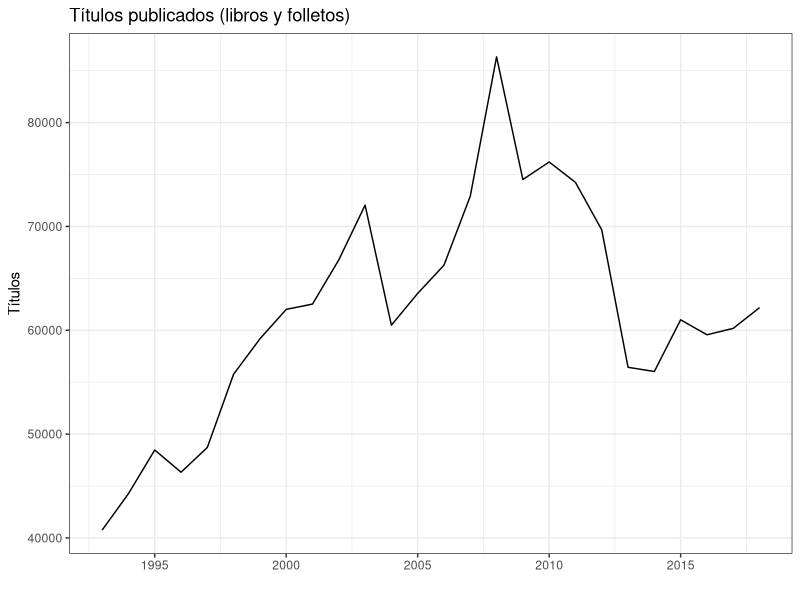
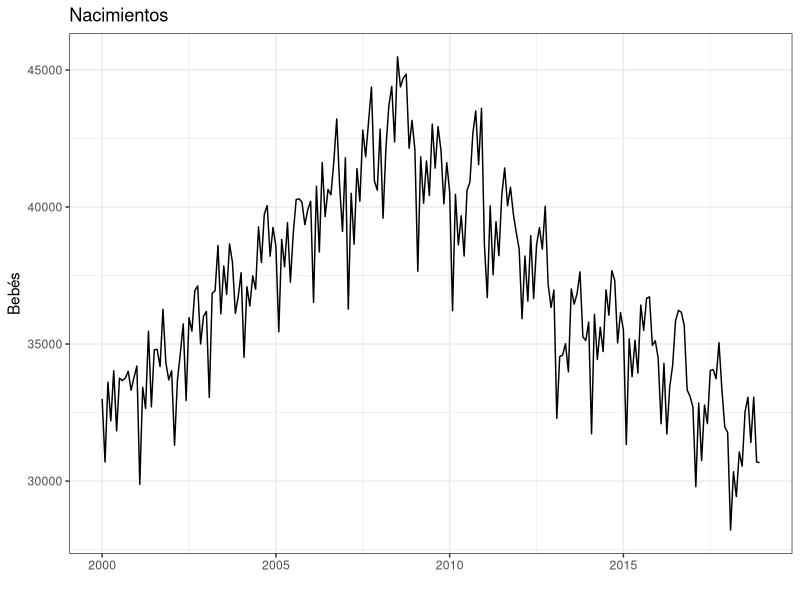
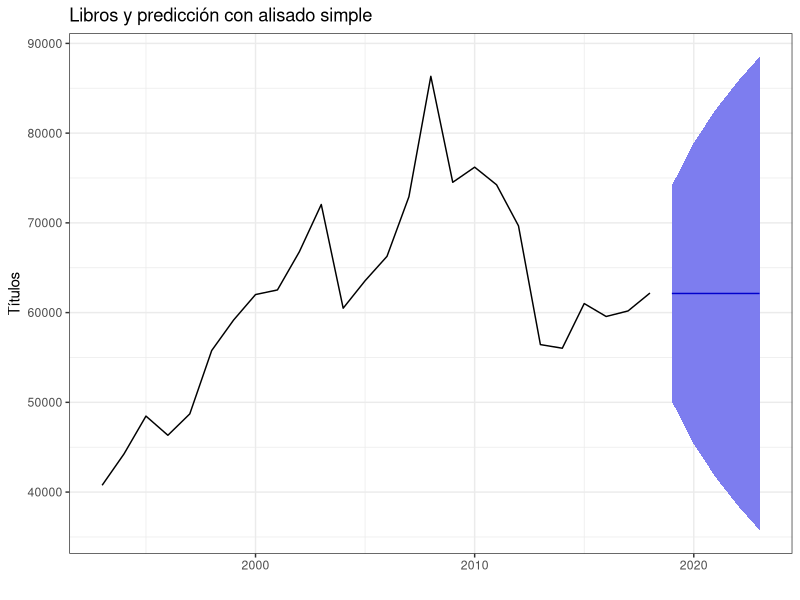
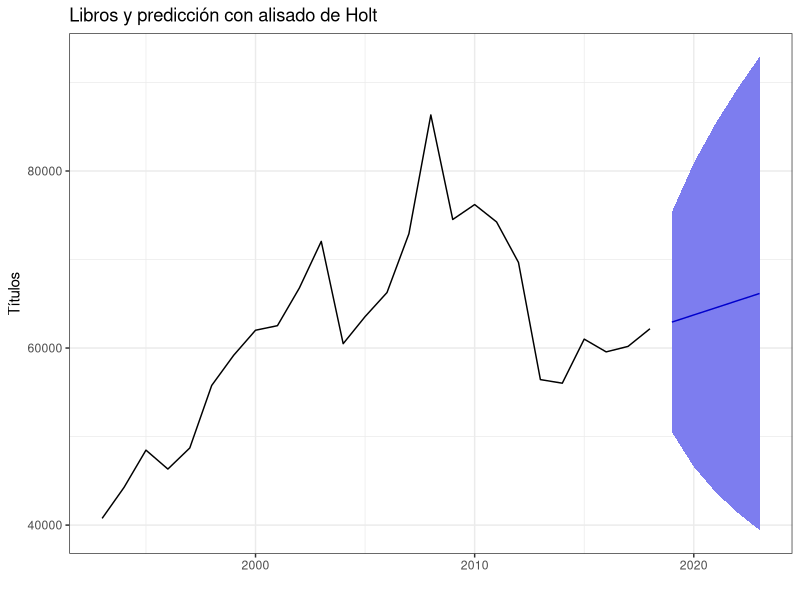
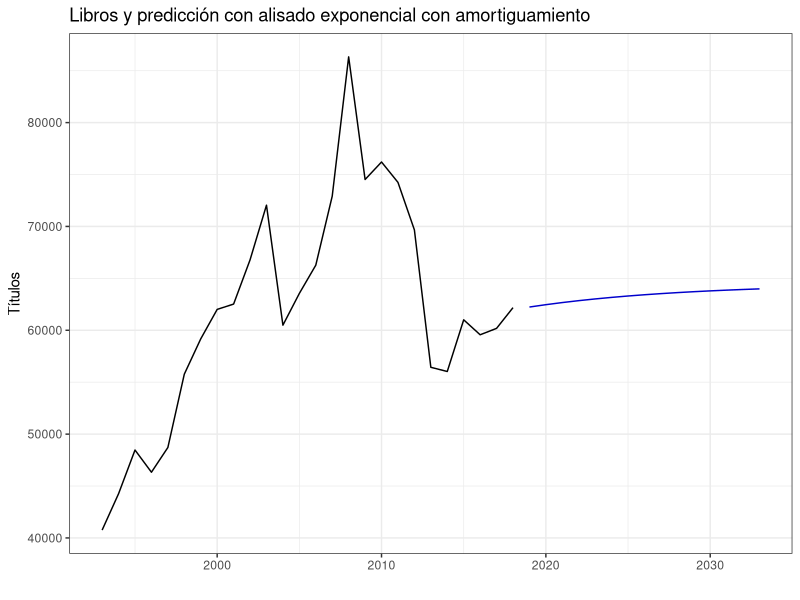
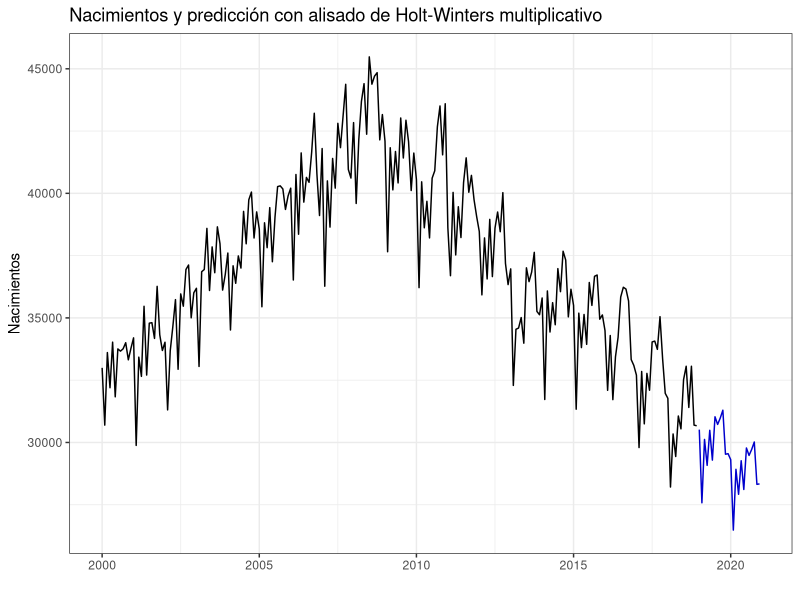
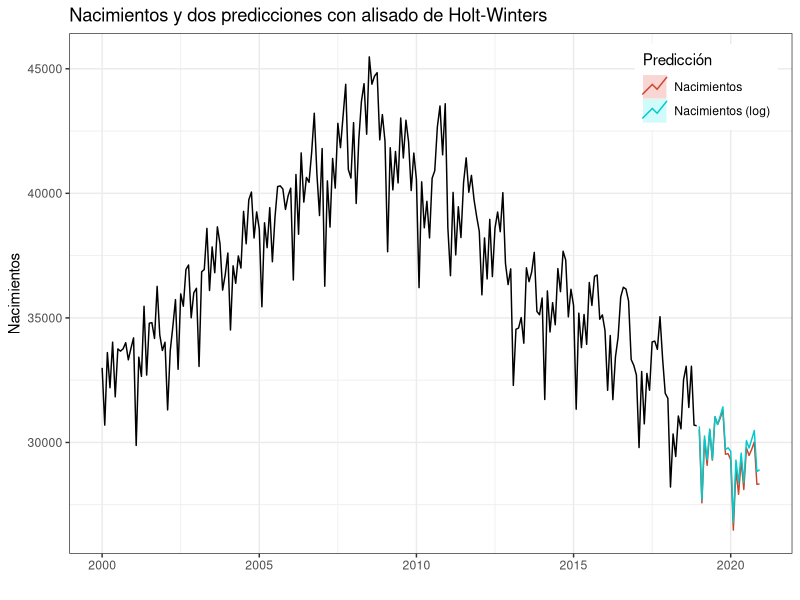
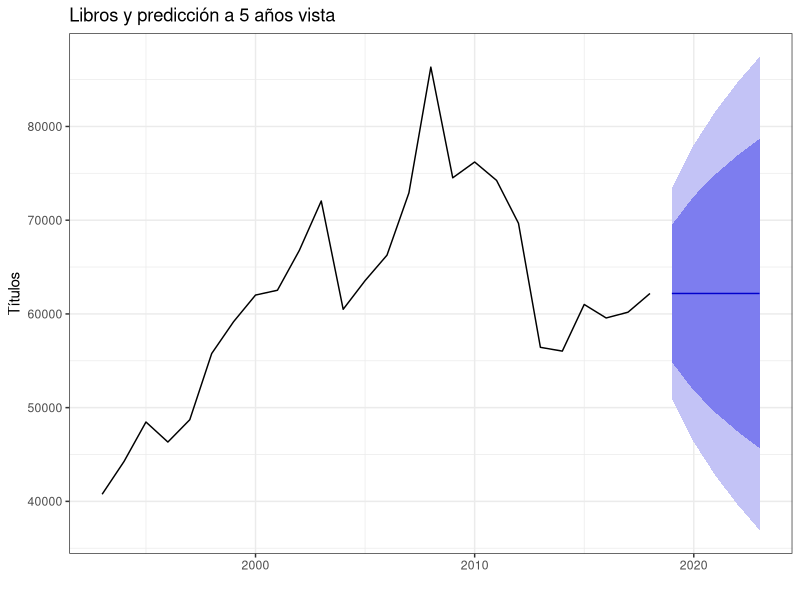

Reproduce these figures in R, in order.
#----------------------------------------------------------
# CODIGO TEMA 5
#----------------------------------------------------------
#
#
#
#----------------------------------------------------------
# Librerias
library(forecast)
library(ggplot2); theme_set(theme_bw())
#----------------------------------------------------------
#
#
#
#----------------------------------------------------------
# Importamos series
#----------------------------------------------------------
# Libros
libros <- read.csv2("./series/libros.csv", 
                    header = TRUE)

libros <- ts(libros[, 2], 
             start = 1993, 
             frequency  = 1)

autoplot(libros,
         xlab = "",
         ylab = "Títulos",
         main = "Títulos publicados (libros y folletos)")

# Nacimientos
nacimientos <- read.csv2("./series/nacimientos.csv", 
                         header = TRUE)

nacimientos <- ts(nacimientos[, 2],
                  start = c(1975, 1),
                  frequency = 12)

nacimientosb <- window(nacimientos, start = 2000)

autoplot(nacimientosb,
         xlab = "",
         ylab = "Bebés",
         main = "Nacimientos")
#----------------------------------------------------------
#
#
#
#----------------------------------------------------------
# Alisado exponencial
#----------------------------------------------------------
# Alisado simple
librosf <- ses(libros, 
               h = 5, 
               level = 95)

summary(librosf)

librosf$model$states

autoplot(librosf,
         xlab = "",
         ylab = "Títulos",
         main = "Libros y predicción con alisado simple")

# Alisado de Holt
librosf <- holt(libros, 
                h = 5, 
                level = 95)

summary(librosf)

librosf$model$states

autoplot(librosf,
         xlab = "",
         ylab = "Títulos",
         main = "Libros y predicción con alisado de Holt")

# Alisado de Holt con pendiente amortiguada
librosfd <- holt(libros, 
                 damped = TRUE, 
                 h = 15, 
                 phi = 0.9)

summary(librosfd)

autoplot(librosfd,
         xlab = "",
         ylab = "Títulos",
         main = "Libros y predicción con alisado exponencial con amortiguamiento",
         PI = FALSE)

# Alisado de Holt-Winters
nacimientosbf <- hw(nacimientosb, 
                    seasonal = "mult", 
                    h = 24)

summary(nacimientosbf)

TT <- nrow(nacimientosbf$model$states)
nacimientosbf$model$states[TT,]

(nacimientosbf$model$states[TT, 1] + (1:12)*nacimientosbf$model$states[TT, 2]) * 
  nacimientosbf$model$states[TT, 14:3]

autoplot(nacimientosbf,
         xlab = "",
         ylab = "Nacimientos",
         main = "Nacimientos y predicción con alisado de Holt-Winters multiplicativo",
         PI = FALSE)

# Alisado de Holt-Winters con transformacion logaritmica
nacimientosbfl <- hw(nacimientosb, 
                     seasonal = "addit", 
                     h = 24, 
                     lambda = 0, 
                     biasadj = TRUE)

summary(nacimientosbfl)

autoplot(nacimientosb,
         xlab = "",
         ylab = "Nacimientos",
         main = "Nacimientos y dos predicciones con alisado de Holt-Winters") + 
  autolayer(nacimientosbf, series = "Nacimientos", PI = FALSE) + 
  autolayer(nacimientosbfl, series = "Nacimientos (log)", PI = FALSE) + 
  guides(colour = guide_legend(title = "Predicción")) + 
  theme(legend.position=c(0.98,0.98), legend.justification=c(1,1)) 
#----------------------------------------------------------
#
#
#
#----------------------------------------------------------
# Funcion ets: Libros
#----------------------------------------------------------
# Ajuste
librosEts <- ets(libros)
summary(librosEts) 

# Prediccion
librosEtsPre <- forecast(librosEts, 
                         h = 5)
librosEtsPre

autoplot(librosEtsPre,
         xlab = "",
         ylab = "Títulos",
         main = "Libros y predicción a 5 años vista")

# Analisis error
error <- residuals(librosEts, type = "response")
sderror <- sd(error)

autoplot(error, series="Error",
         colour = "black",
         xlab = "Periodo",
         ylab = "Error",
         main = "Error + Intervención") +
  geom_hline(yintercept = c(-3, -2, 2 ,3)*sderror, 
             colour = c("red", "blue", "blue", "red"), lty = 2) + 
  scale_x_continuous(breaks= seq(1993, 2019, 2)) 

# Error extramuestral: training set/test set
librosIntra <- subset(libros, end = length(libros) - 6)
librosExtra <- subset(libros, start = length(libros) - 5)

librosIntraEts <- ets(librosIntra, model = "MNN", damped = FALSE)

librosExtraPre <- forecast(librosIntraEts, h = 6)

accuracy(librosExtraPre, librosExtra)

autoplot(libros, series = "Libros",
         main="Libros, predicción intra- y extra-muestral",
         xlab="", 
         ylab="Títulos") +
  autolayer(fitted(librosIntraEts), series = "Libros (ajustada)") + 
  autolayer(librosExtraPre$mean, series = "Predicción") + 
  geom_vline(xintercept = 2012.5, lty = 2, col = "black") +
  scale_colour_manual(values=c("Libros"="black",
                               "Libros (ajustada)"="blue", 
                               "Predicción" = "red")) +
  guides(colour = guide_legend(title = "Series")) +
  annotate("text", x=1999, y=65000, label="7.2%", colour = "blue") +
  annotate("text", x=2016, y=72000, label="17.8%", colour = "red") +
  theme(legend.position=c(0.02,0.98), legend.justification=c(0,1)) 
#----------------------------------------------------------
#
#
#
#----------------------------------------------------------
# Funcion ets: Nacimientos
#----------------------------------------------------------
# Ajuste
nacimientosEts <- ets(nacimientosb, damped = FALSE)

summary(nacimientosEts) 

autoplot(nacimientosEts,
         xlab = "Periodo",
         main = "Componentes del modelo óptimo para Nacimientos")

# Prediccion
TT <- nrow(nacimientosEts$states)
nacimientosEts$states[TT,]

nacimientosEts$states[TT, 1] + (1:12) * nacimientosEts$states[TT, 2] + nacimientosEts$states[TT, 14:3]

nacimientosEtsPre <- forecast(nacimientosEts, h = 24, level = 95)
nacimientosEtsPre

autoplot(nacimientosEtsPre,
         xlab = "",
         ylab = "Bebés",
         main = "Nacimientos y predicción")

# Analisis del error
error <- residuals(nacimientosEts, type = "response")
sderror <- sd(error)

autoplot(error, series="Error",
         colour = "black",
         xlab = "Periodo",
         ylab = "Error",
         main = "Error + Intervención") +
  geom_hline(yintercept = c(-3, -2, 2 ,3)*sderror, 
             colour = c("red", "blue", "blue", "red"), lty = 2) + 
  scale_x_continuous(breaks= seq(2000, 2019, 2)) 

# Error extramuestral: origen de prediccion movil
k <- 120                 
h <- 12                  
TT <- length(nacimientosb)
s <- TT - k - h          

mapeAlisado <- matrix(NA, s + 1, h)
for (i in 0:s) {
  train.set <- subset(nacimientosb, start = i + 1, end = i + k)
  test.set <-  subset(nacimientosb, start = i + k + 1, end = i + k + h)
  
  fit <- ets(train.set, model = "MAA", damped = FALSE)
  fcast<-forecast(fit, h = h)
  mapeAlisado[i + 1,] <- 100*abs(test.set - fcast$mean)/test.set
}

errorAlisado <- colMeans(mapeAlisado)
errorAlisado

ggplot() +
  geom_line(aes(x = 1:12, y = errorAlisado)) +
  ggtitle("Error de predicción según horizonte temporal") +
  xlab("Horizonte temporal de predicción") +
  ylab("MAPE") +
  scale_x_continuous(breaks= 1:12)
#----------------------------------------------------------
#
#
#
#----------------------------------------------------------
# Otras alternativas para predecir Nacimientos
#----------------------------------------------------------
# Serie Nacimientos
accuracy(ets(nacimientosb, 
             damped = FALSE))[5]
accuracy(ets(nacimientosb, 
             damped = FALSE, 
             opt.crit = "mse"))[5]

# Transformación logarítmica
accuracy(ets(nacimientosb, 
             lambda = 0, 
             damped = FALSE))[5]
accuracy(ets(nacimientosb, 
             lambda = 0, 
             damped = FALSE, 
             opt.crit = "mse"))[5]

# Transformación logarítmica insesgada
accuracy(ets(nacimientosb, 
             lambda = 0, 
             biasadj = TRUE,
             damped = FALSE))[5]
accuracy(ets(nacimientosb, 
             lambda = 0, 
             biasadj = TRUE,
             damped = FALSE, 
             opt.crit = "mse"))[5]

# Nacimientos por dia
accuracy(ets(nacimientosb/monthdays(nacimientosb), 
             damped = FALSE))[5]
accuracy(ets(nacimientosb/monthdays(nacimientosb), 
             damped = FALSE, 
             opt.crit = "mse"))[5]

